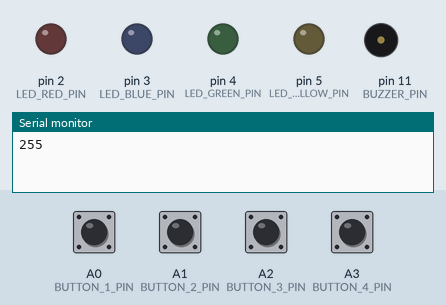
Simulated run of this program. Board: Arduino Uno, built with avr-gcc and run on an emulated ATmega328P. Shown: output pins drawn as LEDs (lit = HIGH), buzzer (waves = sounding), the last lines printed to the serial monitor. Dashed ring = blinking. The inputs (shaded band) are chosen by the test bench; at power-on: A0 (BUTTON_1_PIN), A1 (BUTTON_2_PIN), A2 (BUTTON_3_PIN), A3 (BUTTON_4_PIN) HIGH. Random numbers use the default seed unless the program sets one.

Above: at 1.2 s.
1.3 s: A0 (BUTTON_1_PIN) pulled LOW for 0.15 s
At 1.9 s:
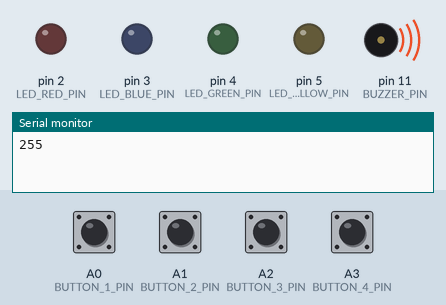
4.4 s: A3 (BUTTON_4_PIN) pulled LOW for 1 s
At 5.1 s:
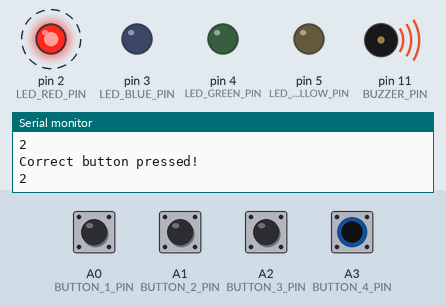
8.4 s: A1 (BUTTON_2_PIN) pulled LOW for 0.15 s
At 9.92 s:
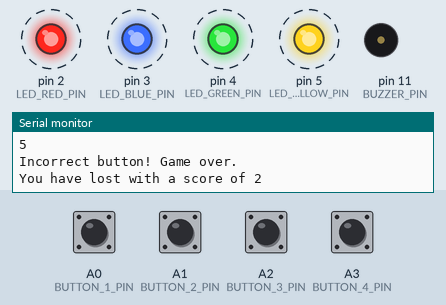
11.4 s: A2 (BUTTON_3_PIN) pulled LOW for 1 s
At 15.1 s:
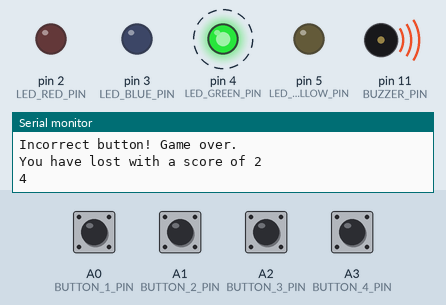
15.4 s: A0 (BUTTON_1_PIN) pulled LOW for 1 s
At 17.22 s:
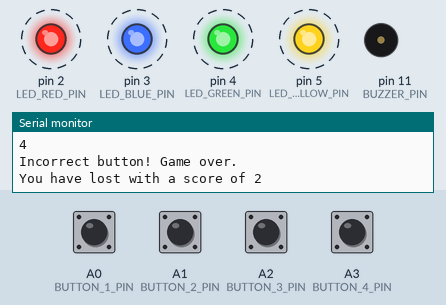
19.4 s: A1 (BUTTON_2_PIN) pulled LOW for 1 s
At 22.9 s:
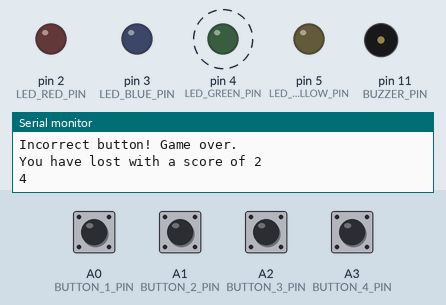
Timing chart, 0 to 24.4 s (numbered marks = the images above; inputs shaded):
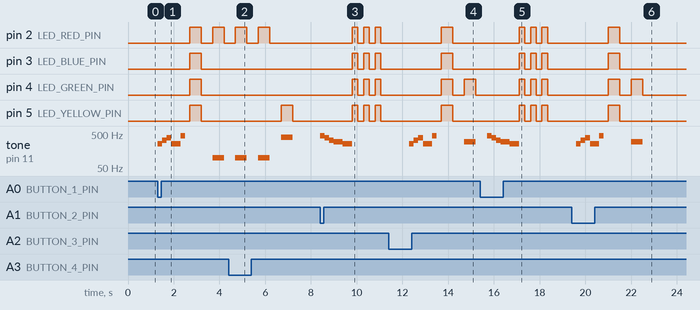

Measured:
- after the input at 1.3 s, pin 2 (LED_RED_PIN): alternates HIGH for 0.50 s and LOW for 0.50 s, starting after 1.4 s; pin 3 (LED_BLUE_PIN): LOW → HIGH after 1.4 s, → LOW 0.50 s later
- after the input at 4.4 s, pin 2 (LED_RED_PIN): alternates HIGH for 0.50 s and LOW for 0.50 s, 4 changes in all, then stays LOW, starting after 0.30 s; pin 5 (LED_YELLOW_PIN): LOW → HIGH after 2.3 s, → LOW 0.50 s later; tone on pin 11 (BUZZER_PIN): plays 100 Hz for 0.50 s, 100 Hz for 0.50 s, 400 Hz for 0.50 s, starting after 0.30 s
- after the input at 8.4 s, pin 2 (LED_RED_PIN), pin 3 (LED_BLUE_PIN), pin 4 (LED_GREEN_PIN), pin 5 (LED_YELLOW_PIN): alternates HIGH for 0.25 s and LOW for 0.25 s, starting after 1.4 s; tone on pin 11 (BUZZER_PIN): plays 440 Hz for 0.20 s, 392 Hz for 0.20 s, 330 Hz for 0.20 s, 294 Hz for 0.40 s, 262 Hz for 0.40 s, starting at once
- after the input at 11.4 s, pin 2 (LED_RED_PIN), pin 3 (LED_BLUE_PIN): LOW → HIGH after 2.3 s, → LOW 0.50 s later
- after the input at 15.4 s, pin 2 (LED_RED_PIN), pin 3 (LED_BLUE_PIN): alternates HIGH for 0.25 s and LOW for 0.25 s, 6 changes in all, then stays LOW, starting after 1.7 s
- after the input at 19.4 s, pin 2 (LED_RED_PIN), pin 3 (LED_BLUE_PIN): LOW → HIGH after 1.6 s, → LOW 0.50 s later

The program:

main.cpp
```cpp
#include <Arduino.h>
#include <EEPROM.h>
#include <Tone.h>

struct Led;
struct Sound;

void blink(int pin, int blinkMs, int blinkAmount);
void blink(int pins[4], int blinkMsm, int amount);
bool buttonIsPressed(int pin);
int getButtonPressed();
void showLed(Led* led);
void pickMode();
void checkHighScore(unsigned int score);
void printf(char* string, int value);
void debug();
void reset();
void start();
void choosing();
void playSound(Sound tones[], int length);
void choosingLed();
void showLedArray();

#define EEPROM_ADRESS_HIGHSCORE 0

#define BUTTON_1_PIN A0
#define BUTTON_2_PIN A1
#define BUTTON_3_PIN A2
#define BUTTON_4_PIN A3

#define LED_RED_PIN 2
#define LED_BLUE_PIN 3
#define LED_GREEN_PIN 4
#define LED_YELLOW_PIN 5

#define BUZZER_PIN 11

#define MAX_ROUNDS 5

enum GAME_STATE {
	NOTRUNNING,
	SHOWLED,
	CHOOSING,
	DEAD
};

GAME_STATE STATE = NOTRUNNING;

uint16_t speed = 500;
uint16_t gameRound = 1;
uint8_t highScore = 0;

struct Sound {
	uint16_t tone;
	uint16_t delay;
};

struct Led {
	uint16_t tone;
	int8_t led;
	int8_t button;
};

const Led leds[4] = {
	{ 100, LED_RED_PIN, BUTTON_4_PIN },
	{ 200, LED_BLUE_PIN, BUTTON_3_PIN },
	{ 300, LED_GREEN_PIN, BUTTON_2_PIN },
	{ 400, LED_YELLOW_PIN, BUTTON_1_PIN }
};

Sound startSound[5] = {
	{ NOTE_C4, 200 }, { NOTE_E4, 200 }, { NOTE_G4, 200 }, { NOTE_C4, 400 }, { NOTE_A4, 200 }
};

Sound deathSound[5] = {
    { NOTE_A4, 200 }, { NOTE_G4, 200 }, { NOTE_E4, 200 }, { NOTE_D4, 400 }, { NOTE_C4, 400 }
};

Sound victorySound[5] = {
    { NOTE_C4, 200 }, { NOTE_E4, 200 }, { NOTE_G4, 200 }, { NOTE_C5, 400 }, { NOTE_G4, 300 }
};

Sound menuSound[3] = {
    { NOTE_D4, 100 }, { NOTE_E4, 100 }, { NOTE_F4, 100 }
};

Led* rounds[MAX_ROUNDS];

int ledPins[4] = { LED_RED_PIN, LED_BLUE_PIN, LED_GREEN_PIN, LED_YELLOW_PIN };

void setup() {

	Serial.begin(9600);

	for (int i = 2; i < 6; i++)
		pinMode(i, OUTPUT);

	pinMode(BUTTON_1_PIN, INPUT_PULLUP);
	pinMode(BUTTON_2_PIN, INPUT_PULLUP);
	pinMode(BUTTON_3_PIN, INPUT_PULLUP);
	pinMode(BUTTON_4_PIN, INPUT_PULLUP);

	randomSeed(analogRead(A5));
	noTone(BUZZER_PIN);

	// Initialize rounds array to avoid undefined values
    for (size_t i = 0; i < MAX_ROUNDS; i++) {
        rounds[i]->tone = 0;
        rounds[i]->led = 0;
        rounds[i]->button = 0;
    }

	// Gets the highscore out of the EEPROM chip
	EEPROM.get(EEPROM_ADRESS_HIGHSCORE, highScore);
	Serial.println(highScore);
}

void loop() {

	// Opens a menu where you can pick diff modes
	pickMode();

	// if state is notrunning welcome the player
	if (STATE == NOTRUNNING) {
		if (getButtonPressed() != -1) {
			playSound(startSound, sizeof(startSound) / sizeof(Sound));
			delay(200);
			start();
		}

		return;
	}

	// adds the first round
	if (gameRound == 1)
		rounds[0] = &leds[random(0, 4)];

	showLedArray();

	// debug();

	choosingLed();

	if (STATE == DEAD) {
		playSound(deathSound, sizeof(deathSound) / sizeof(Sound));
		printf("You have lost with a score of %d", gameRound);
		blink(ledPins, 250, 3);
		checkHighScore(gameRound);
		reset();
		return;
	}

	if (gameRound == MAX_ROUNDS) {
		playSound(victorySound, sizeof(victorySound) / sizeof(Sound));
		printf("You have won with a score of %d", gameRound);
		checkHighScore(gameRound);

		blink(ledPins, 200, 10);

		reset();
		return;
	}

	STATE = SHOWLED;

	gameRound++;
}

void start() {
	gameRound = 1;
	STATE = CHOOSING;
	blink(ledPins, 500, 1);
}

void pickMode() {
	if (!buttonIsPressed(BUTTON_1_PIN) || !buttonIsPressed(BUTTON_2_PIN)
		|| !buttonIsPressed(BUTTON_3_PIN) || !buttonIsPressed(BUTTON_4_PIN))
		return;

	playSound(menuSound, sizeof(menuSound) / sizeof(Sound));

	blink(ledPins, 200, 5);

	bool loop = true;

	while (loop)
	{
		Serial.println(getButtonPressed());
		delay(500);

		switch (getButtonPressed())
		{
			case 14:
				delay(200);
				blink(LED_YELLOW_PIN, 100, 5);
				speed = 1000;
				loop = false;
				break;
			case 15:
				delay(200);
				blink(LED_GREEN_PIN, 100, 5);
				speed = 500;
				loop = false;
				break;
			case 16:
				delay(200);
				blink(LED_BLUE_PIN, 100, 5);
				speed = 250;
				loop = false;
				break;
			case 17:
				while (true)
				{
					delay(100);

					if (buttonIsPressed(BUTTON_4_PIN)) {
						blink(LED_RED_PIN, 100, 5);
						loop = false;
						break;
					}
					else if (buttonIsPressed(BUTTON_3_PIN)) {
						highScore = 0;
						EEPROM.put(EEPROM_ADRESS_HIGHSCORE, 0);
						blink(LED_BLUE_PIN, 100, 5);
					}

				}
				break;
		}

	}

	delay(200);
	STATE = NOTRUNNING;
	gameRound = 1;
}

void choosingLed() {
	STATE = CHOOSING;
	int input = 0;

	while (input < gameRound)
	{
		int button = getButtonPressed();

		// -1 indicates that no button is pressed
		if (button != -1) {
			// Gets the led that needs to be choosen.
			Led* led = rounds[input];

			if (led->button == button) {
				Serial.println("Correct button pressed!");
				showLed(led);
				input++;
			} else {
				Serial.println("Incorrect button! Game over.");
				STATE = DEAD;
				break;
			}
		}
	}

}

void showLedArray() {
	for (size_t i = 0; i < gameRound; i++) {
		if (gameRound - 1 == i && gameRound != 1) {
			Led* led = &leds[random(0, 4)];
			showLed(led);
			rounds[i] = led;
			break;
		}

		showLed(rounds[i]);
	}
}

int getButtonPressed() {
	if (buttonIsPressed(BUTTON_4_PIN))
		return BUTTON_4_PIN;
	else if (buttonIsPressed(BUTTON_3_PIN))
		return BUTTON_3_PIN;
	else if (buttonIsPressed(BUTTON_2_PIN))
		return BUTTON_2_PIN;
	else if (buttonIsPressed(BUTTON_1_PIN))
		return BUTTON_1_PIN;

	return -1;
}

void checkHighScore(unsigned int score) {
	// checks for highscore
	if (score > highScore) {
		printf("You got a new highscore of %d", score);
		EEPROM.put(EEPROM_ADRESS_HIGHSCORE, score);
	}
}

// blinks the led with a sound
void showLed(Led* led) {
	Serial.println(led->led);
	digitalWrite(led->led, HIGH);
	tone(BUZZER_PIN, led->tone);
	delay(speed);
	digitalWrite(led->led, LOW);
	noTone(BUZZER_PIN);
	delay(speed);
}

bool buttonIsPressed(int pin) {
	return digitalRead(pin) == 0;
}

// blinks a array of leds
void blink(int pins[4], int blinkMs, int amount) {
	for (size_t j = 0; j < amount; j++) {

		for (size_t i = 0; i < 4; i++)
			digitalWrite(pins[i], HIGH);

		delay(blinkMs);

		for (size_t i = 0; i < 4; i++)
			digitalWrite(pins[i], LOW);

		delay(blinkMs);
	}

}

void blink(int pin, int blinkMs, int blinkAmount) {
	for (size_t i = 0; i < blinkAmount; i++) {
		digitalWrite(pin, HIGH);
		delay(blinkMs);
		digitalWrite(pin, LOW);
		delay(blinkMs);
	}
}

void printf(char* string, int value) {
	sprintf(string, string, value);
	Serial.println(string);
}

// Plays a sound of array sound with a certain length
void playSound(Sound sounds[], int length) {

	for (int i = 0; i < length; i++) {
		tone(BUZZER_PIN, sounds[i].tone);
		delay(sounds[i].delay);
	}

	noTone(BUZZER_PIN);
}

// resets the game
void reset() {
	gameRound = 1;
	STATE = NOTRUNNING;
	delay(1000);
}

// Debug function
void debug() {
	for (size_t i = 0; i < gameRound; i++) {
		Serial.print("rounds["); Serial.print(i);
		Serial.print("].button = "); Serial.println(rounds[i]->button);
	}
}
```
